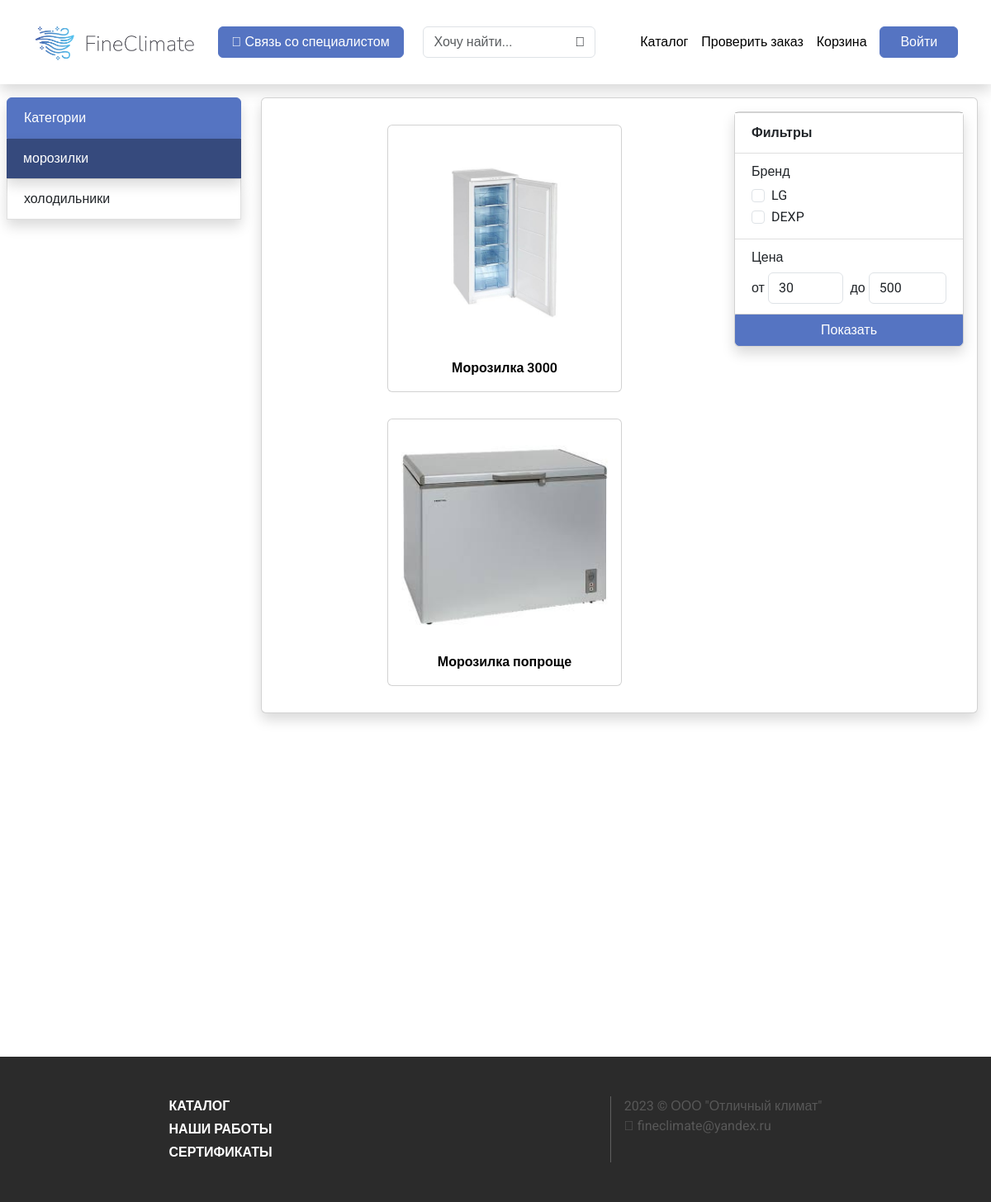
Page /?active_category=6&q= on the committed database.
### router/models.py (models this page shows, shortened)
class Categories(models.Model):
    title = models.CharField(max_length=80)

class Cards(models.Model):
    title = models.CharField(max_length=100)
    description = models.CharField(max_length=6000, null=True)
    category = models.ForeignKey(Categories, on_delete=models.CASCADE, null=True)

class CardImages(models.Model):
    path = models.CharField(max_length=400)
    card = models.ForeignKey(Cards, on_delete=models.CASCADE, null=True)

class Filters(models.Model):
    is_choice = models.BooleanField(default=False)
    title = models.CharField(max_length=100)
    category = models.ForeignKey(Categories, on_delete=models.CASCADE, null=True)

class FilterValues(models.Model):
    answer = models.CharField(max_length=100)
    filters = models.ForeignKey(Filters, on_delete=models.CASCADE, null=True)
    card = models.ForeignKey(Cards, on_delete=models.CASCADE, null=True)

### router/views.py (the view, shortened to what this page needs)
# urls.py: path("", views.index),
def index(req):
    cards = []
    if req.method == "GET":
        active_category = req.GET.get("active_category")
        q = req.GET.get("q") if req.GET.get("q") is not None else ""
    else:
        active_category = req.POST.get("active_category")
        q = req.POST.get("q") if req.POST.get("q") is not None else ""
        used_filters = [int(x) for x in req.POST if x.isnumeric()]
        used_filter_values = {x: req.POST.getlist(str(x)) for x in used_filters}
    cards = Cards.objects.all()
    if q:
        cards = cards.filter(title__contains=q)
    if active_category:
        cards = cards.filter(category_id=active_category)
    for card in cards:
        images = card.cardimages_set.values()
        if images:
            card.image = images[0]["path"]
        else:
            card.image = "default.png"
    filters = []
    if active_category:
        filters = Filters.objects.filter(category_id=active_category)
        for _filter in filters:
            _filter.filtervalues = FilterValues.objects.filter(filters=_filter).values()
            if not _filter.is_choice:
                min_value = 99999999999999
                max_value = 0
                for value in _filter.filtervalues:
                    answer = value["answer"]
                    if not answer.isnumeric():
                        continue
                    answer = int(answer)
                    min_value = min(min_value, answer)
                    max_value = max(max_value, answer)
                _filter.min = min_value
                _filter.max = max_value
        return render(
            req, "client/filters_page.html", {"cards": cards, "filters": filters}
        )
    return render(req, "client/main.html", {"cards": cards})

### router/templatetags/in.py (called while the page is built)
@register.filter
def checked(value, filter):
    return value, filter

@register.filter
def request(a, req):
    value, filter = a
    if str(filter) not in req.POST:
        return False
    return str(value["id"]) in req.POST.getlist(str(filter))

@register.filter
def orfrommin(a, req):
    value, filter = a
    if str(filter) not in req.POST:
        return value
    return req.POST.getlist(str(filter))[0]

@register.filter
def orfrommax(a, req):
    value, filter = a
    if str(filter) not in req.POST:
        return value
    return req.POST.getlist(str(filter))[1]

### router/templates/client/filters_page.html (shortened to what this page needs)
{% extends "../base.html" %}
{% block content %}
    {% load static %}
    {% load in %}
    <div class="d-flex flex-lg-row flex-column">
        <div class="d-flex flex-wrap mx-auto justify-content-evenly order-2 order-lg-1 col-12 col-lg-8">
            {% for card in cards %}
                <div class="card m-3 hovered">
                    <a href="/card/{{card.id}}" class="text-decoration-none">
                        <div class="card-body">
                            <img
                            {% if card.image == 'default.png' %}
                                src="{% static 'default.png' %}"
                            {% else %}
                                src="{% get_media_prefix %}{{card.image}}"
                            {% endif %} alt="" class="fit-image">
                        </div>
                        <p class="fw-semibold text-center text-black">{{card.title}}</p>
                    </a>
                </div>
            {% endfor %}
        </div>
        <form method="post" action="/" class="d-flex card shadow order-lg-2 order-1 col-12 col-lg-4 fit-height">
            <ul class="list-group list-group-flush">
                <li class="list-group-item fw-semibold">Фильтры</li>
                {% for filter in filters %}
                    <li class="list-group-item">
                        <h6>{{filter.title}}</h6>
                        {% if filter.is_choice %}
                            {% for value in filter.filtervalues %}
                                <div class="form-check">
                                    <input class="form-check-input" type="checkbox" value="{{value.id}}" id="{{value.id}}" name="{{filter.id}}" {% if value|checked:filter.id|request:request %} checked {% endif %} >
                                    <label class="form-check-label" for="{{value.id}}">
                                        {{value.answer}}
                                    </label>
                                </div>
                            {% endfor %}
                        {% else %}
                        <div class="d-flex align-items-center align-self-center">
                            <span class="me-1">от</span>
                            <input type="number" name="{{filter.id}}" value="{{filter.min|checked:filter.id|orfrommin:request}}" class="form-control pe-2">
                            <span class="ms-2 me-1">до</span>
                            <input type="number" name="{{filter.id}}" value="{{filter.max|checked:filter.id|orfrommax:request}}" class="form-control">
                        </div>
                        {% endif %}
                    </li>
                {% empty %}
                <div class="card">
                    <div class="card-body">
                        Странно, но здесь нет карточек!
                    </div>
                </div>
                {% endfor %}
            </ul>
            <button class="btn btn-primary end-button">Показать</button>
        </form>
    </div>
{% endblock content %}

### router/templates/base.html (shortened to what this page needs)
<html>
    <head>
        {% load static %}
        <link href="https://cdn.jsdelivr.net/npm/bootstrap@5.3.1/dist/css/bootstrap.min.css" rel="stylesheet">
        <link rel="stylesheet" href="{% static 'bs.css' %}">
        <link rel="stylesheet" href="{% static 'styles.css' %}">
    </head>
    <body>
        <header class="shadow d-flex align-items-center justify-content-evenly p-4">
            <a href="/" class="fit-width flex-grow-0" style="width: 200px">
                <img src="{% static 'logo.png' %}" alt="" class="logo">
            </a>
            <button class="btn btn-primary px-3 mx-2">
                <i class="fa-solid fa-phone "></i>
                Связь со специалистом
            </button>
            <form action="/" class="d-flex align-items-center justify-content-center m-0">
                <input type="text" name="q" class="search form-control m-0" value="{{q}}" placeholder="Хочу найти...">
                <button class="search btn"><i class="fa-solid fa-search"></i></button>
            </form>
            <a href="/" class="text-decoration-none text-black">Каталог</a>
            <a href="/check_order" class="text-decoration-none text-black">Проверить заказ</a>
            <a href="/cart" class="text-decoration-none text-black">Корзина</a>
            {% if is_logged %}
                <a href="/profile" class="text-decoration-none text-black">Профиль</a>
                {% if is_admin %}
                    <div class="dropdown">
                        <button class="btn btn-primary dropdown-toggle px-4 py-3" type="button" data-bs-toggle="dropdown" aria-expanded="false">
                        Админка
                        </button>
                        <ul class="dropdown-menu">
                        <li><a class="dropdown-item" href="/cards">Карточки товаров</a></li>
                        <li><a class="dropdown-item" href="/categories">Категории</a></li>
                        <li><a class="dropdown-item" href="/filters">Фильтры</a></li>
                        <li><a class="dropdown-item" href="/orders">Заказы</a></li>
                        <li><a class="dropdown-item" href="/certificates">Сертификаты</a></li>
                        <li><a class="dropdown-item" href="/works">Работы</a></li>
                        </ul>
                    </div>
                {% endif %}
            {% else %}
                    <a href="/login" class="btn btn-primary px-4">Войти</a>
            {% endif %}
        </header>
        <div>
          <div class="d-flex">
            <ul class="d-none d-xl-block col-3 list-group my-3 px-2">
                <li class="list-group-item first-list shadow">Категории</li>
                {% for category in all_categories %}
                    <a href="/?active_category={{category.id}}&q={{q}}" class="text-decoration-none">
                        <li class="list-group-item shadow {% if active_category == category.id %} active {% endif %}">
                            {{category.title}}
                        </li>
                    </a>
                {% endfor %}
            </ul>
            <div class="col-12 col-xl-9">
              <div class="d-flex flex-column card shadow m-3">
                <div class="card-body">
                    {% block content %}it's base!{% endblock content %}
                </div>
              </div>
            </div>
          </div>
        </div>
        <footer class="d-flex justify-content-evenly py-5">
            <div class="d-flex flex-column fw-bold gap-1">
                <a href="/" class="text-decoration-none text-white">КАТАЛОГ</a>
                <a href="/works" class="text-decoration-none text-white">НАШИ РАБОТЫ</a>
                <a href="/certs" class="text-decoration-none text-white">СЕРТИФИКАТЫ</a>
            </div>
            <div class="d-flex">
                <div class="d-flex flex-column">
                    <div class="d-flex flex-column" style="color: #585858">
                        2023 © ООО "Отличный климат"
                        <span><i class="fa fa-envelope me-1" style="color: #585858" aria-hidden="true"></i>fineclimate@yandex.ru</span>
                    </div>
                </div>
            </div>
        </footer>
    </body>
</html>

### router/static/bs.css (style rules this page uses)
.btn-primary { color: #fff; background-color: #5574C2; border-color: #5574C2; }
a { color: #5574C2; text-decoration: none; background-color: transparent; }
.list-group-item { position: relative; display: block; padding: 0.75rem 1.25rem; background-color: #fff; border: 1px solid rgba(0, 0, 0, 0.125); }
.list-group-item:first-child { border-top-left-radius: inherit; border-top-right-radius: inherit; }
.list-group-item:last-child { border-bottom-right-radius: inherit; border-bottom-left-radius: inherit; }
.list-group-item.active { z-index: 2; color: #fff; background-color: #5574C2; border-color: #5574C2; }
.list-group-item+.list-group-item { border-top-width: 0; }

### router/static/styles.css (style rules this page uses)
* { font-family: 'Roboto', sans-serif !important; }
:root { --primary: #5574C2; }
body { min-width: 1000px; width: auto !important; width: 1000px; }
.fit-image { object-fit: contain; width: 250px; height: 250px; }
.logo { object-fit: contain; max-width: 400px; width: 20%; min-width: 200px; }
.fit-width { width: fit-content; }
.fit-height { height: fit-content; }
.first-list { background-color: #5574C2; color: white; border: solid 1px #5574C2; }
.list-group-item.active { border: none; background-color: #364A7D; color: white; }
button.search { position: relative; left: -38px; }
input.search { transition: all .5s; }
.end-button { border-radius: 0 0 5px 5px; }
footer { background-color: #2B2B2B; color: white; position: relative; top: 50vh; }

### router/templates/base.html (style rules this page uses)
.fit-image { object-fit: contain; width: 250px; height: 250px; }
.logo { object-fit: contain; max-width: 400px; width: 20%; min-width: 200px; }
.hovered { transition: .5s; }

### rows in the picture
Categories: title "морозилки"
Categories: title "холодильники"
Cards: path (picture), title "Морозилка 3000"
Cards: path (picture), title "Морозилка попроще"
Filters: title "Бренд"
FilterValues: answer "LG"
FilterValues: answer "DEXP"
Filters: title "Цена", min|checked "30", max|checked "500"
